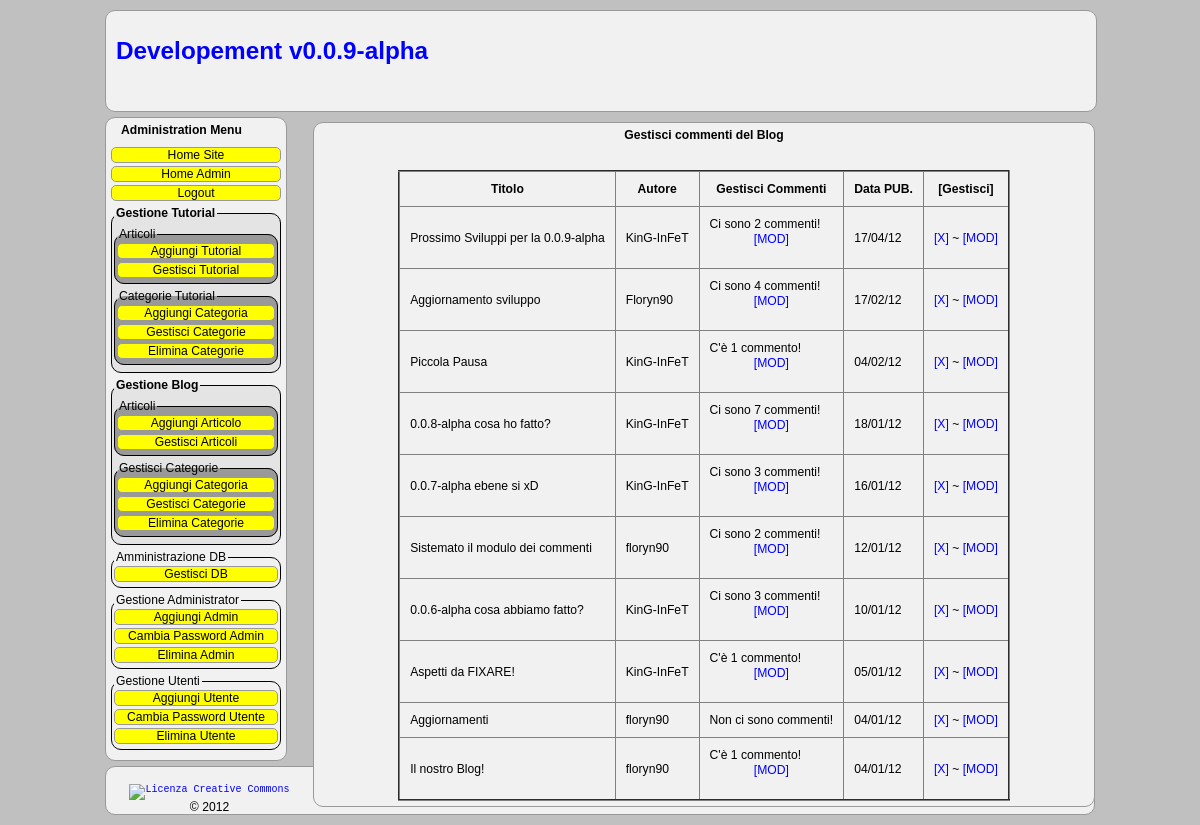
Page /admin.php?action=manage_blog (signed in) on the committed database.
### tables this page shows
CREATE TABLE IF NOT EXISTS `admin_blog` (
  `id` int(11) NOT NULL AUTO_INCREMENT,
  `author` text NOT NULL,
  `title` text NOT NULL,
  `post` text NOT NULL,
  `post_date` text NOT NULL,
  `num_read` int(11) NOT NULL,
  `cat_id` int(11) NOT NULL,
  KEY `id` (`id`)
);

### classes/config.php (called while the page is built, shortened)
<?php
$_CONFIG =
array(
    'DB_HOST' => 'localhost',
    'DB_USER' => 'dev123',
    'DB_PASS' => '',
    'DB_NAME' => 'my_dev123'
);
?>

### classes/mysql.class.php (called while the page is built, shortened)
<?php
class MySQL extends Security {
	private $conn   = NULL;
	public function __construct ($db_host, $db_user, $db_pass, $db_name) {
		if (!$this -> conn = @mysql_connect ($db_host, $db_user, $db_pass)) {
			die ("<div class=\"error\">".mysql_error()."</div>");
		}
	}
	public function sendQuery ($query) {
		if (!$this -> result = @mysql_query ($query, $this -> conn)) {
			die ("<div class=\"error\">SQL Error: ".mysql_error()."</div>");
		}else {
			return $this -> result;
		}
	}
}

### classes/admin.class.php (the view, shortened to what this page needs)
<?php
class Admin extends Security  {
	public function __construct () {
    	include(CLASSES_DIR . "config.php");
        include_once(CLASSES_DIR . "mysql.class.php");
		$this->sql = new MySQL ($_CONFIG['DB_HOST'], $_CONFIG['DB_USER'], $_CONFIG['DB_PASS'], $_CONFIG['DB_NAME']);
	}
	public function manage_blog() {
		print "\n<table style=\"border-collapse: collapse;\" border=\"2\" align=\"center\" cellpadding=\"10\" cellspacing=\"1\">"
			. "<center><strong>Gestisci commenti del Blog</strong></center><br /><br />"
			. "\n<tbody>"
			. "\n	<tr align=\"center\">"
			. "\n	  <td><b>Titolo</b></td>"
			. "\n	  <td><b>Autore</b></td>"
			. "\n	  <td><b>Gestisci Commenti</b></td>"
			. "\n	  <td><b>Data PUB.</b></td>"
			. "\n	  <td><b>[Gestisci]</b></td>"
			. "\n	</tr>";
		$this->post = $this->sql->sendQuery("SELECT id, author, title, post, post_date FROM ".__PREFIX__."blog ORDER by id DESC");
		while($this->article = mysql_fetch_array($this->post)) {
			$this->comment  = $this->sql->sendQuery("SELECT blog_id FROM ".__PREFIX__."comments_blog WHERE blog_id = '".$this->article['id']."'");
			$this->comments = mysql_fetch_row($this->comment);
			$this->manage = ($this->comments < 1) ? "" : " <p align=\"center\"><a href=\"admin.php?action=manage_comments&id=".$this->comments[0]."\">[MOD]</a></p>";
			print "\n\t<tr>"
				. "\n	  <td>".$this->article['title']."</td>"
				. "\n	  <td>".$this->article['author']."</td>";
				if(mysql_num_rows($this->comment) == 0)
					print "\n<td>Non ci sono commenti!</td>";
				elseif(mysql_num_rows($this->comment) == 1)
    				print "\n	  <td>C'è ".mysql_num_rows($this->comment)." commento!".$this->manage."</td>";
				else
	    			print "\n	  <td>Ci sono ".mysql_num_rows($this->comment)." commenti!".$this->manage."</td>";
				print "\n	  <td>".$this->article['post_date']."</td>"
				. "\n	  <td><a href=\"admin.php?action=del_post&id=".$this->article['id']."&security=".$_SESSION['token']."\">[X]</a> ~ <a href=\"admin.php?action=edit_post&id=".$this->article['id']."\">[MOD]</a></td>"
				. "\n	</tr>";
		}
		print " </tbody>\n"
			. "</table>\n";
    }
}
?>

### classes/AdminTemplate.class.php (shortened to what this page needs)
<?php
class AdminTemplate extends Security {
	public function __construct () {
    	include(CLASSES_DIR . "config.php");
        include_once(CLASSES_DIR . "mysql.class.php");
	}
    public function _TPrint_open() {
        $this->_header();
        $this->_title();
        $this->_content_open();
    }
    public function _TPrint_close() {
        $this->_content_close();
        $this->_menu();
        $this->_footer();
    }
    public function _header() {
        print "<!DOCTYPE HTML>"
            . "\n<html xmlns=\"http://www.w3.org/1999/xhtml\">"
            . "\n<head>"
            . "\n<title>"._TITLE_SITE_."</title>"
            . "\n<meta http-equiv=\"content-type\" content=\"text/html; charset=UTF-8\" />"
            . "\n<meta name=\"KEYWORDS\" content=\""._KEYWORDS_."\" />"
            . "\n<meta name=\"DESCRIPTION\" content=\""._DESCRIPTION_."\" />"
            . "\n<meta name=\"ROBOTS\" content=\"INDEX, FOLLOW\" />"
            . "\n<meta name=\"REVISIT-AFTER\" content=\"1 DAYS\" />"
            . "\n<meta name=\"RATING\" content=\"GENERAL\" />"
            . "\n<meta name=\"RESOURCE-TYPE\" content=\"DOCUMENT\" />"
            . "\n<meta name=\"DISTRIBUTION\" content=\"GLOBAL\" />"
            . "\n<meta name=\"GENERATOR\" content=\""._GENERATOR_."\" />"
            . "\n<meta name=\"AUTHOR\" content=\""._AUTHOR_."\" />"
            . "\n<meta name=\"COPYRIGHT\" content=\""._COPYRIGHT_."\" />"
            . "\n"
            . "\n"
            . "\n<script type=\"text/javascript\" src=\"js/jquery-1.7.1.js\"></script>"
            . "\n<script type=\"text/javascript\" src=\"js/jquery-ui-1.8.16.js\"></script>"
            . "\n"
            . "\n"
            . "\n<link rel=\"stylesheet\" type=\"text/css\" href=\"css/styles.css\">"
            . "\n"
            . "\n<link rel=\"icon\" href=\"img/favicon.ico\" type=\"image/png\" />"
            . "\n</head>"
            . "\n<body style = \"display: none\" onLoad = \"$('body').fadeIn(2500);\">"
            . "\n<div id=\"container\">";
    }
    public function _title() {
        print "\n<div id=\"header\">"
            . "\n\t<h1><a href=\"index.php\">"._TITLE_SITE_."</a></h1>"
            . "\n</div>";
    }
    public function _content_open() {
        print "\n<div id=\"wrapper\">"
            . "\n\t<div id=\"content\">";
    }
    public function _content_close() {
        print "\n\t</div>"
            . "\n</div>";
    }
    public function _menu() {
        print "\n<div id=\"navigation\">"
            . "\n\t<p><strong>Administration Menu</strong></p>"
            . "\n\t\t<a href=\"index.php\"><li><center>Home Site</center></li></a>"
            . "\n\t\t<a href=\"admin.php\"><li><center>Home Admin</center></li></a>"
            . "\n\t\t<a href=\"?action=logout&token=".$_SESSION['token']."\"><li><center>Logout</center></li></a>"
            . "\n<fieldset style=\"background:#E4E4E4;\"><legend><b>Gestione Tutorial</b></legend>"
            . "\n<fieldset style=\"background:#999999;\"><legend>Articoli</legend>"
            . "\n\t\t<a href=\"?action=add_post_tutorial\"><li><center>Aggiungi Tutorial</center></li></a>"
            . "\n\t\t<a href=\"?action=manage_tutorial\"><li><center>Gestisci Tutorial</center></li></a>"
            . "\n</fieldset>"
            . "\n<fieldset style=\"background:#999999;\"><legend>Categorie Tutorial</legend>"
            . "\n\t\t<a href=\"?action=add_category_tutorial\"><li><center>Aggiungi Categoria</center></li></a>"
            . "\n\t\t<a href=\"?action=edit_category_tutorial\"><li><center>Gestisci Categorie</center></li></a>"
            . "\n\t\t<a href=\"?action=del_category_tutorial\"><li><center>Elimina Categorie</center></li></a>"
            . "\n</fieldset>"
            . "\n</fieldset>"
            . "\n<fieldset style=\"background:#E4E4E4;\"><legend><b>Gestione Blog</b></legend>"
            . "\n<fieldset style=\"background:#999999;\"><legend>Articoli</legend>"
            . "\n\t\t<a href=\"?action=add_post\"><li><center>Aggiungi Articolo</center></li></a>"
            . "\n\t\t<a href=\"?action=manage_blog\"><li><center>Gestisci Articoli</center></li></a>"
            . "</fieldset>"
            . "\n<fieldset style=\"background:#999999;\"><legend>Gestisci Categorie </legend>"
            . "\n\t\t<a href=\"?action=add_category\"><li><center>Aggiungi Categoria</center></li></a>"
            . "\n\t\t<a href=\"?action=edit_category\"><li><center>Gestisci Categorie</center></li></a>"
            . "\n\t\t<a href=\"?action=del_category\"><li><center>Elimina Categorie</center></li></a>"
            . "\n</fieldset>"
            . "\n</fieldset>"
            . "\n<fieldset><legend>Amministrazione DB</legend>"
            . "\n\t<a target=\"_blank\" href=\"./adminer/\"><li><center>Gestisci DB</center></li></a>"
			. "\n\t</fieldset>"
            . "\n<fieldset><legend>Gestione Administrator</legend>"
            . "\n\t\t<a href=\"?action=add_admin\"><li><center>Aggiungi Admin</center></li></a>"
            . "\n\t\t<a href=\"?action=change_pass_admin\"><li><center>Cambia Password Admin</center></li></a>"
            . "\n\t\t<a href=\"?action=del_admin\"><li><center>Elimina Admin</center></li></a>"
            . "\n</fieldset>"
            . "\n<fieldset><legend>Gestione Utenti</legend>"
            . "\n\t\t<a href=\"?action=add_utente\"><li><center>Aggiungi Utente</center></li></a>"
            . "\n\t\t<a href=\"?action=change_pass_utente\"><li><center>Cambia Password Utente</center></li></a>"
            . "\n\t\t<a href=\"?action=del_utente\"><li><center>Elimina Utente</center></li></a>"
            . "\n</fieldset>"
            . "\n</div>";
    }
    public function _footer() {
        print "\n\t<div id=\"footer\">"
            . "\n\t\t<br /><a rel=\"license\" href=\"http://creativecommons.org/licenses/by-nc-sa/3.0/\"><img alt=\"Licenza Creative Commons\" style=\"border-width:0\" src=\"http://i.creativecommons.org/l/by-nc-sa/3.0/88x31.png\" /></a><br />"
            . "\n\t&copy; 2012"
            . "\n\t</div>"
            . "\n</div>"
            . "\n</body>"
            . "\n</html>";
    }
}
?>

### admin.php (shortened to what this page needs)
<?php
include(CLASSES_DIR . "admin.class.php");
include(CLASSES_DIR . "AdminTemplate.class.php");
$template = new AdminTemplate();
$admin    = new Admin();
$template->_TPrint_open();
switch(@$_GET['action']) {
    case 'manage_blog':
		$admin->manage_blog();
	break;
}
$template->_TPrint_close();
?>

### css/styles.css (style rules this page uses)
html, body { margin : 0; padding : 0; }
body { font : 76% arial, sans-serif; background-color: #c0c0c0; }
p { margin : 0 10px 10px; }
a { text-decoration : none; color : blue; margin-bottom: 5px; }
a:link, a:active { text-decoration:none; color:blue; }
#header { border : 1px solid #999; border-radius:10px; -moz-border-radius: 10px; -webkit-border-radius: 10px; width : 99%; margin : 5px; background-color: #f1f1f1; height:100px; }
#header h1 { height : 80px; line-height : 80px; margin : 0; padding-left : 10px; }
#content p { line-height : 1.4; }
#navigation li { list-style-type:none; color:black; margin-bottom: 3px; background-color:yellow; border:1px solid #999; border-radius:5px; -moz-border-radius: 5px; -webkit-border-radius: 5px; }
#footer { border : 1px solid #999; border-radius:10px; -moz-border-radius: 10px; -webkit-border-radius: 10px; margin : 5px auto 5px auto; width : 988px; text-align : center; background-color: #f1f1f1; }
#footer a { font-size: 10px; font-family: monospace; }
#container { width : 1000px; margin : 10px auto; text-align : left; }
#content { border : 1px solid #999; border-radius:10px; -moz-border-radius: 10px; -webkit-border-radius: 10px; float : right; width : 770px; margin : 5px 5px 5px 0px; padding: 5px; background-color:#f1f1f1; }
fieldset { border: 1px solid black; border-radius:10px; -mox-border-radius:10px; -webkit-border-radius:10px; margin:5px 0px; padding:2px; background-color: #f1f1f1; }
fieldset a:link { color:blue; text-decoration:none; }
#navigation { border : 1px solid #999; border-radius:10px; -moz-border-radius: 10px; -webkit-border-radius: 10px; width : 170px; text-decoration:none; padding:5px; margin:5px; background-color: #f1f1f1; }

### rows in the picture
admin_blog: title "Prossimo Sviluppi per la 0.0.9-alpha", author "KinG-InFeT", mysql_num_rows($this->comment) "2", post_date "17/04/12"
admin_blog: title "Aggiornamento sviluppo", author "Floryn90", mysql_num_rows($this->comment) "4", post_date "17/02/12"
admin_blog: title "Piccola Pausa", author "KinG-InFeT", mysql_num_rows($this->comment) "1", post_date "04/02/12"
admin_blog: title "0.0.8-alpha cosa ho fatto?", author "KinG-InFeT", mysql_num_rows($this->comment) "7", post_date "18/01/12"
admin_blog: title "0.0.7-alpha ebene si xD", author "KinG-InFeT", mysql_num_rows($this->comment) "3", post_date "16/01/12"
admin_blog: title "Sistemato il modulo dei commenti", author "floryn90", mysql_num_rows($this->comment) "2", post_date "12/01/12"
admin_blog: title "0.0.6-alpha cosa abbiamo fatto?", author "KinG-InFeT", mysql_num_rows($this->comment) "3", post_date "10/01/12"
admin_blog: title "Aspetti da FIXARE!", author "KinG-InFeT", mysql_num_rows($this->comment) "1", post_date "05/01/12"
admin_blog: title "Aggiornamenti", author "floryn90", shows "Non ci sono commenti!", post_date "04/01/12"
admin_blog: title "Il nostro Blog!", author "floryn90", mysql_num_rows($this->comment) "1", post_date "04/01/12"

### other values in the picture
_TITLE_SITE_ "Developement v0.0.9-alpha"
